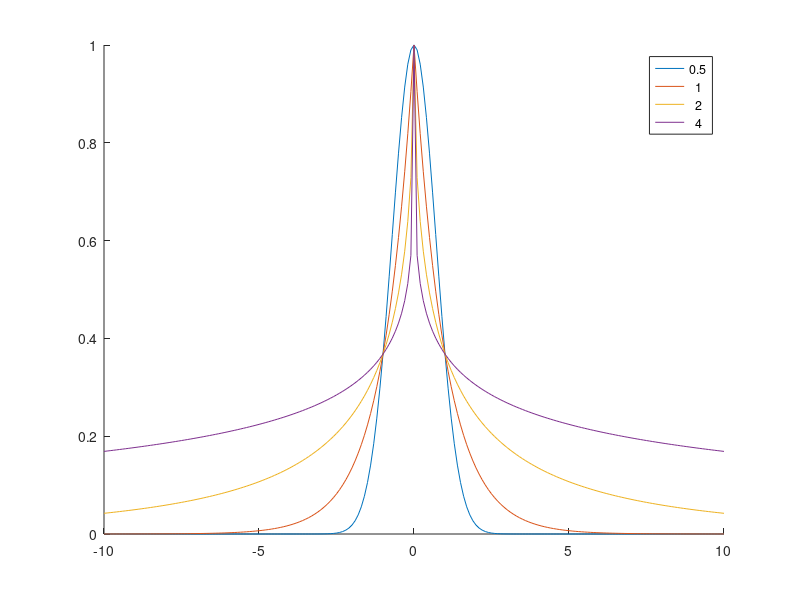

Write the MATLAB code that produced this figure. (Note: this script raises an error after producing the figure.)
%                           BE ESTIMATION
%%%%%%%%%%%%%%%%%%%%%%%%

clear all;
close all; 
clc



%%%%%%%%%%%%%%%%%%%%%%%%%%%%%%%
% Allures du profil de luminosit� pour diff�rents parametres de forme
x=-10:0.1:10;
figure; hold all;
n_all=[0.5 1 2 4];
%col=hsv(length(n_all));
i=1;
for n=n_all
    plot(x,exp(-((x.^2).^(1/(2*n)))));%,'color',col(i,:));
    i=i+1;
end
legend(num2str(n_all'));




%% Construction de la galaxie

% initialisation de l'image
% Parametres de la galaxie
global L C image d image_sans_bruit p_reel nu_reel;
L=40;
C=40;
l0=20.145646514;% position du centre
c0=19.54;
n=sqrt(5/2);
sigma_l=8;
sigma_c=4;
alpha=-pi/4;
I0=2;
s=2;
p_reel = [ s I0 l0 c0 sigma_l sigma_c alpha n];
nu_reel=p_reel(3:8);

sigma_b = 0.05; % ecart type du bruit
bruit = sigma_b * randn(L,C);
image_sans_bruit=imageEstimDeP( p_reel);
image=image_sans_bruit+bruit;
d = image(:);
imagesc(image);

delta0 = crit_J(p_reel);


%% Initialisations des parametres

% Initialisation de nos parametres contenus dans p
I0_i = max(image(:));
s_i = min(image(:));
l0_i=L/2;
c0_i=C/2;
sigma_l_i=L/4;
sigma_c_i=C/4;
alpha_i=pi/2;
n_i=(1/2 + 5 )/2;% entre 1/2 et 5
p_init=[ s_i I0_i l0_i c0_i sigma_l_i sigma_c_i alpha_i n_i];
nu_i=[l0_i c0_i sigma_l_i sigma_c_i alpha_i n_i];


%% Estimation de l'amplitude et du fond par moindres carres

[ image_estime, p_opt ] = imageEstimeDeNu( nu_reel);
afficheTout(p_opt,image_estime);

% variance et biais
s_estime=p_opt(1);
I0_estime=p_opt(2);
norm([s ; I0]-[s_estime; I0_estime]);

%% Estimation par maximum de vraisemblance

p = p_init;
options = optimset('fminsearch');
options.MaxFunEvals=3000*8;
options.MaxIter=3000*8;
p_opt = fminsearch(@(p) crit_J_avecRealisme(p,1), p_init,options);
image_estim=imageEstimDeP(p_opt);
afficheTout(p_opt,image_estim);



%% Optimisation par rapport a nu seulement

nu = nu_i;
options = optimset('fminsearch');
options.MaxFunEvals=3000*8;
options.MaxIter=3000*8;
nu_opt = fminsearch(@(nu) crit_K_avecRealisme(nu,1), nu_i,options);
[image_estim2, p] = imageEstimeDeNu(nu_opt);
afficheTout(p, image_estim2);

%% Estimation Bayesienne : recuit simul� avec la politique de d�cision de Metropolis

T_init=0.01;
T_final=1e-8;
nbEtapes=1000; % periode de chauffe necessaire ? ou on peut lancer le recuit direct ?
gamma=(T_final/T_init)^(1/nbEtapes);
ecartTypes=p_init/20;
ecartTypes(end)=0.5;

p_reel
p = p_init
%p(end)=1.8;
rsi0=rsi(p_reel)
rsi1=rsi(p_init)

p_essai=p+randn(1,size(ecartTypes,2)).*ecartTypes;
erreur=0;
erreur_essai=0;
T=T_init;
erreurs=zeros(nbEtapes,1);
i=1;
while(T>T_final)
    deplacement = randn(1,size(ecartTypes,2)).*ecartTypes;
    p_essai=p+deplacement;
    erreur=crit_J_avecRealisme( p,1);
    erreur_essai=crit_J_avecRealisme( p_essai,1);
    if (erreur_essai<erreur)
        p=p_essai;
    else
        if (rand < exp(-(erreur_essai-erreur)/T))
            p=p_essai;
        end
    end
    erreurs(i)=erreur;
    i=i+1;
    T=T*gamma;
end

% on affiche le resultat et les vrais parametres
image_estim3=imageEstimDeP(p);
afficheTout(p, image_estim3);

figure, plot(erreurs)



%% Estimation Bayesienne : recuit simul� avec la politique de d�cision de Metropolis

T_init=0.01;
T_final=1e-8;
nbEtapes=1000; 
gamma=(T_final/T_init)^(1/nbEtapes);
ecartTypes=p_init/20;
ecartTypes(end)=0.5;

p_reel
p = p_init
%p(end)=1.8;
rsi0=rsi(p_reel)
rsi1=rsi(p_init)

p_essai=p+randn(1,size(ecartTypes,2)).*ecartTypes;
erreur=0;
erreur_essai=0;
T=T_init;
erreurs=zeros(nbEtapes,1);
i=1;
while(T>T_final)
    deplacement = randn(1,size(ecartTypes,2)).*ecartTypes;
    p_essai=p+deplacement;
    erreur=crit_J_avecRealisme( p,1);
    erreur_essai=crit_J_avecRealisme( p_essai,1);
    if (erreur_essai<erreur)
        p=p_essai;
    else
        if (rand < exp(-(erreur_essai-erreur)/T))
            p=p_essai;
        end
    end
    erreurs(i)=erreur;
    i=i+1;
    T=T*gamma;
end

% on affiche le resultat et les vrais parametres
image_estim3=imageEstimDeP(p);
afficheTout(p, image_estim3);

figure, plot(erreurs)
